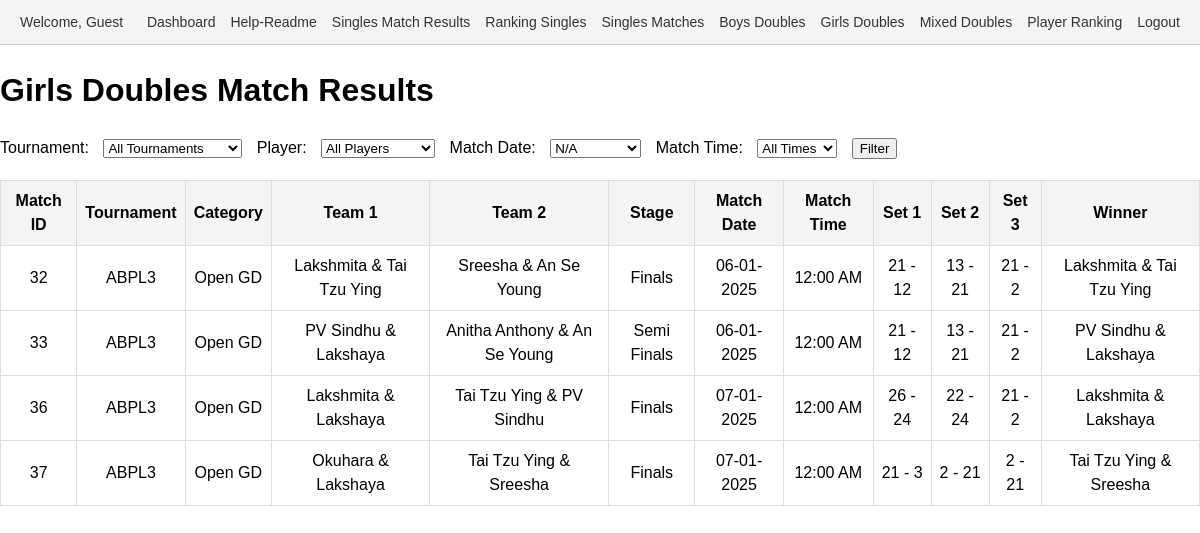
Screenshot of /results_gd.php with the database file from the repository.
### tables this page shows
CREATE TABLE `matches` (
  `id` int(11) NOT NULL,
  `tournament_id` int(11) NOT NULL,
  `category_id` int(11) NOT NULL,
  `pool` enum('A','B') DEFAULT NULL,
  `player1_id` int(11) DEFAULT NULL,
  `player2_id` int(11) DEFAULT NULL,
  `pre_quarter` tinyint(1) DEFAULT 0,
  `quarter` tinyint(1) DEFAULT 0,
  `semi` tinyint(1) DEFAULT 0,
  `final` tinyint(1) DEFAULT 0,
  `set1_player1_points` int(11) DEFAULT 0,
  `set1_player2_points` int(11) DEFAULT 0,
  `set2_player1_points` int(11) DEFAULT 0,
  `set2_player2_points` int(11) DEFAULT 0,
  `set3_player1_points` int(11) DEFAULT 0,
  `set3_player2_points` int(11) DEFAULT 0,
  `created_by` int(11) DEFAULT NULL,
  `stage` varchar(22) NOT NULL,
  `match_date` date DEFAULT NULL,
  `match_time` varchar(255) NOT NULL,
  `date` date DEFAULT NULL,
  `team1_player1_id` int(11) NOT NULL DEFAULT 0,
  `team1_player2_id` int(11) NOT NULL DEFAULT 0,
  `team2_player1_id` int(11) DEFAULT 0,
  `team2_player2_id` int(11) DEFAULT 0,
  `set1_team1_points` int(11) NOT NULL DEFAULT 0,
  `set1_team2_points` int(11) DEFAULT 0,
  `set2_team1_points` int(11) DEFAULT 0,
  `set2_team2_points` int(11) DEFAULT 0,
  `set3_team1_points` int(11) DEFAULT 0,
  `set3_team2_points` int(11) DEFAULT 0,
  `player3_id` int(11) DEFAULT NULL,
  `player4_id` int(11) DEFAULT NULL,
  `deleted_at` datetime DEFAULT NULL
);

CREATE TABLE `tournaments` (
  `id` int(11) NOT NULL,
  `name` varchar(255) NOT NULL,
  `created_by` int(11) DEFAULT NULL,
  `year` int(11) NOT NULL DEFAULT year(curdate()),
  `moderated_by` int(11) DEFAULT NULL
);

CREATE TABLE `categories` (
  `id` int(11) NOT NULL,
  `name` varchar(255) NOT NULL,
  `created_by` int(11) NOT NULL,
  `age_group` varchar(255) DEFAULT NULL,
  `sex` varchar(10) DEFAULT NULL,
  `type` enum('singles','doubles','mixed doubles') DEFAULT 'singles',
  `tournament_id` int(11) NOT NULL
);

### results_gd.php (the view, shortened to what this page needs)
<?php include 'header.php'; ?>
<?php
require_once 'conn.php';
$conn = new mysqli($servername, $username, $password, $dbname);
$match_date = $_GET['match_date'] ?? '';
$dates = $conn->query("SELECT DISTINCT match_date FROM matches ORDER BY match_date");
$query = "
    SELECT
        m.id AS match_id,
        t.name AS tournament_name,
        c.name AS category_name,
        c.type AS category_type, /* Singles, Doubles, or Mixed Doubles */
        p1.name AS team1_player1_name,
        p2.name AS team1_player2_name,
        p3.name AS team2_player1_name,
        p4.name AS team2_player2_name,
        m.stage,
        m.match_date,
        m.match_time,
        m.set1_team1_points,
        m.set1_team2_points,
        m.set2_team1_points,
        m.set2_team2_points,
        m.set3_team1_points,
        m.set3_team2_points
    FROM matches m
    INNER JOIN tournaments t ON m.tournament_id = t.id
    INNER JOIN categories c ON m.category_id = c.id
    LEFT JOIN players p1 ON m.team1_player1_id = p1.id
    LEFT JOIN players p2 ON m.team1_player2_id = p2.id
    LEFT JOIN players p3 ON m.team2_player1_id = p3.id
    LEFT JOIN players p4 ON m.team2_player2_id = p4.id
    WHERE c.type = 'doubles' AND c.sex = 'F' /* Filter only doubles and female categories */
";
$query .= " ORDER BY m.id";
$result = $conn->query($query);
?>
<!DOCTYPE html>
<html lang="en">
<head>
</head>
<body>
    <h1>Girls Doubles Match Results</h1>
    <form method="get">
        <label for="tournament_id">Tournament:</label>
        <select name="tournament_id" id="tournament_id">
            <option value="">All Tournaments</option>
        </select>
        <label for="player_id">Player:</label>
        <select name="player_id" id="player_id">
            <option value="">All Players</option>
        </select>
        <label for="match_date">Match Date:</label>
        <select name="match_date" id="match_date">
            <?php while ($row = $dates->fetch_assoc()): ?>
                <option value="<?= $row['match_date'] ?>" <?= $match_date == $row['match_date'] ? 'selected' : '' ?>>
                    <?= $row['match_date'] ? date("d-m-Y", strtotime($row['match_date'])) : 'N/A' ?>
                </option>
            <?php endwhile; ?>
        </select>
        <label for="datetime">Match Time:</label>
        <select name="datetime" id="datetime">
            <option value="">All Times</option>
        </select>
        <button type="submit">Filter</button>
    </form>
    <?php if ($result->num_rows > 0): ?>
        <table>
            <tr>
                <th>Match ID</th>
                <th>Tournament</th>
                <th>Category</th>
                <th>Team 1</th>
                <th>Team 2</th>
                <th>Stage</th>
                <th>Match Date</th>
                <th>Match Time</th>
                <th>Set 1</th>
                <th>Set 2</th>
                <th>Set 3</th>
                <th>Winner</th>
            </tr>
            <?php while ($row = $result->fetch_assoc()):
                $team1 = $row['team1_player1_name'] . " & " . $row['team1_player2_name'];
                $team2 = $row['team2_player1_name'] . " & " . $row['team2_player2_name'];
                $team1_total = $row['set1_team1_points'] + $row['set2_team1_points'] + $row['set3_team1_points'];
                $team2_total = $row['set1_team2_points'] + $row['set2_team2_points'] + $row['set3_team2_points'];
                $winner = $team1_total > $team2_total ? $team1 : ($team1_total < $team2_total ? $team2 : 'Draw');
            ?>
                <tr>
                    <td><?= $row['match_id'] ?></td>
                    <td><?= $row['tournament_name'] ?></td>
                    <td><?= $row['category_name'] ?></td>
                    <td><?= $team1 ?></td>
                    <td><?= $team2 ?></td>
                    <td><?= $row['stage'] ?></td>
                    <td><?= $row['match_date'] ? date("d-m-Y", strtotime($row['match_date'])) : 'N/A' ?></td>
                    <td><?= $row['match_time'] ? date("h:i A", strtotime($row['match_time'])) : 'N/A' ?></td>
                    <td><?= $row['set1_team1_points'] . ' - ' . $row['set1_team2_points'] ?></td>
                    <td><?= $row['set2_team1_points'] . ' - ' . $row['set2_team2_points'] ?></td>
                    <td><?= $row['set3_team1_points'] . ' - ' . $row['set3_team2_points'] ?></td>
                    <td><?= $winner ?></td>
                </tr>
            <?php endwhile; ?>
        </table>
    <?php else: ?>
        <p>No matches found for the selected filters.</p>
    <?php endif; ?>
</body>
</html>

### header.php (style rules this page uses)
body { margin: 0; padding: 0; font-family: Arial, sans-serif; line-height: 1.5; }

### results_gd.php (style rules this page uses)
body { font-family: Arial, sans-serif; margin: 0px; }
table { width: 100%; border-collapse: collapse; margin: 20px 0; }
th, td { border: 1px solid #ddd; padding: 8px; text-align: center; }
th { background-color: #f4f4f4; }
form { margin-bottom: 20px; }
label, select, button { margin-right: 10px; }

### rows the page displays
matches: id "32", tournament.name "ABPL3", category.name "Open GD", team1 "Lakshmita & Tai Tzu Ying", team2 "Sreesha & An Se Young", stage "Finals", match_date "06-01-2025", match_time "12:00 AM", set1_team1_points "21", set1_team2_points "12", set2_team1_points "13", set2_team2_points "21", set3_team1_points "21", set3_team2_points "2", winner "Lakshmita & Tai Tzu Ying"
matches: id "33", tournament.name "ABPL3", category.name "Open GD", team1 "PV Sindhu & Lakshaya", team2 "Anitha Anthony & An Se Young", stage "Semi Finals", match_date "06-01-2025", match_time "12:00 AM", set1_team1_points "21", set1_team2_points "12", set2_team1_points "13", set2_team2_points "21", set3_team1_points "21", set3_team2_points "2", winner "PV Sindhu & Lakshaya"
matches: id "36", tournament.name "ABPL3", category.name "Open GD", team1 "Lakshmita & Lakshaya", team2 "Tai Tzu Ying & PV Sindhu", stage "Finals", match_date "07-01-2025", match_time "12:00 AM", set1_team1_points "26", set1_team2_points "24", set2_team1_points "22", set2_team2_points "24", set3_team1_points "21", set3_team2_points "2", winner "Lakshmita & Lakshaya"
matches: id "37", tournament.name "ABPL3", category.name "Open GD", team1 "Okuhara & Lakshaya", team2 "Tai Tzu Ying & Sreesha", stage "Finals", match_date "07-01-2025", match_time "12:00 AM", set1_team1_points "21", set1_team2_points "3", set2_team1_points "2", set2_team2_points "21", set3_team1_points "2", set3_team2_points "21", winner "Tai Tzu Ying & Sreesha"

### other values shown
$logged_in_user "Guest"
